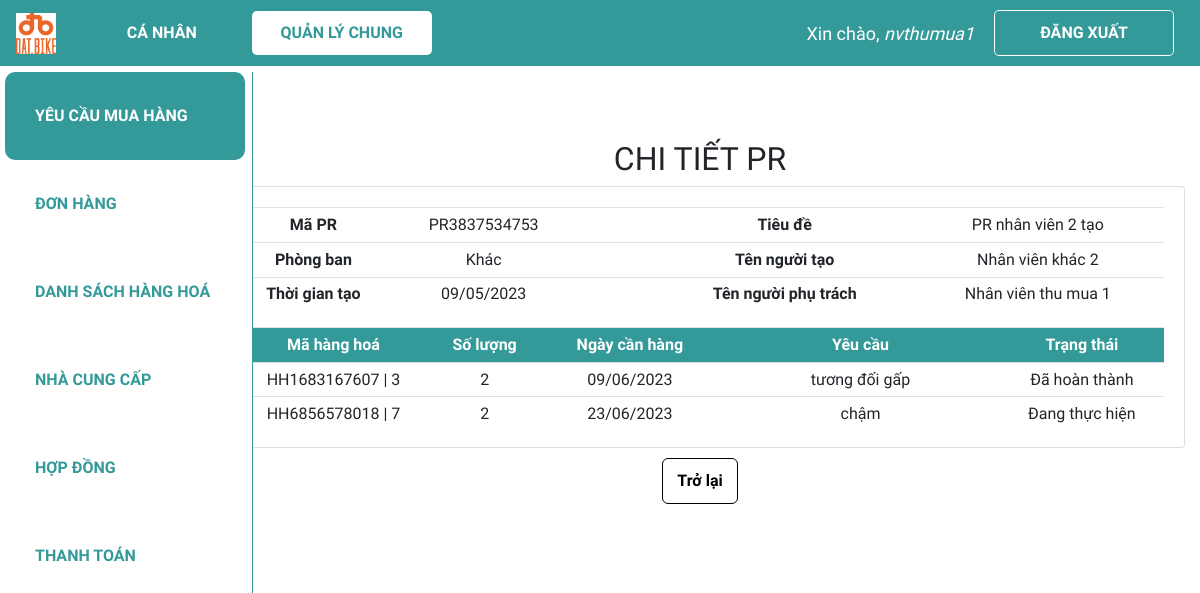
The page /xem_pr/PR3837534753 (signed in) on the database as committed earlier.
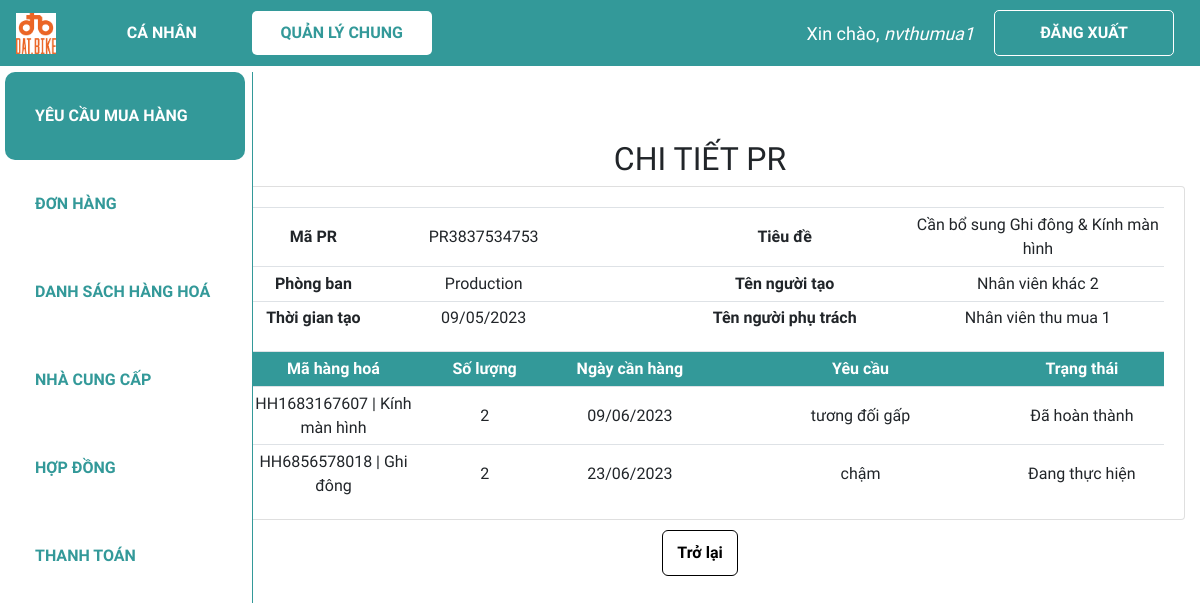
The same page on the database as committed later.
### web_core/models.py (models this page shows, shortened)
class PR(models.Model):
    danh_muc_trang_thai = (
        ('Chờ phân công', 'Chờ phân công'),
        ('Đang thực hiện', 'Đang thực hiện'),
        ('Đã hoàn thành', 'Đã hoàn thành'),
    )
    ma_PR = ShortUUIDField(
        verbose_name='Mã PR',
        length=10,
        max_length=12,
        prefix="PR",
        alphabet="0123456789",
        primary_key=True
    )
    ma_nhan_vien_tao = models.ForeignKey(NHANVIEN, on_delete = models.CASCADE, verbose_name = 'Mã nhân viên tạo', related_name = 'nv_tao_PR', blank=True, null=True)
    ma_nhan_vien_phu_trach = models.ForeignKey(NHANVIEN, on_delete = models.SET_NULL, verbose_name = 'Mã nhân viên phụ trách',  related_name = 'nv_phutrach_PR', blank=True, null=True)
    ngay_tao = models.DateTimeField('Ngày tạo', default = datetime.now)
    ngay_cap_nhat = models.DateField('Ngày cập nhật', default = datetime.now)
    ten_PR = models.CharField('Tên PR', max_length = 300)
    trang_thai = models.CharField('Trạng thái PR', max_length = 100, choices=danh_muc_trang_thai, default='Chờ phân công',blank=True, null=True)

class NHANVIEN(models.Model):
    danh_muc_phong_ban = (
        ('Thu mua', 'Thu mua'),
        ('Kho', 'Kho'),
        ('Kế toán', 'Kế toán'),
        ('R&D', 'R&D'),
        ('Production', 'Production'),
        ('Khác', 'Khác')
    )
    danh_muc_chuc_vu = (
        ('Quản lí', 'Quản lí'),
        ('Nhân viên', 'Nhân viên'),
    )
    user = models.OneToOneField(User, null=True, blank=True, on_delete=models.CASCADE)
    ma_NV = ShortUUIDField(
        verbose_name='Mã nhân viên',
        length=10,
        max_length=12,
        prefix="NV",
        alphabet="0123456789",
        primary_key=True
    )
    ho_ten = models.CharField('Họ tên', max_length = 100,blank=True, null=True)
    phong_ban = models.CharField('Phòng ban', max_length = 50, choices=danh_muc_phong_ban,blank=True, null=True)
    chuc_vu = models.CharField('Chức vụ', max_length = 50, choices=danh_muc_chuc_vu,blank=True, null=True)

class PR_HH(models.Model):
    danh_muc_trang_thai = (
        ('Chờ phân công', 'Chờ phân công'),
        ('Đang thực hiện', 'Đang thực hiện'),
        ('Đã hoàn thành', 'Đã hoàn thành'),
    )
    ma_PR = models.ForeignKey(PR, on_delete = models.CASCADE, verbose_name = 'Mã PR', blank=True, null=True)
    ma_hang_hoa = models.ForeignKey(HANGHOA, on_delete=models.SET_NULL, verbose_name = 'Mã hàng hoá',blank=True, null=True)
    so_luong = models.IntegerField('Số lượng', validators = [MinValueValidator(0)], default = 0)
    ngay_can_hang = models.DateField('Ngày cần hàng', editable = True, blank=True, null=True)
    ngay_cap_nhat = models.DateField('Ngày cập nhật', default = datetime.now)
    yeu_cau = models.CharField('Yêu cầu', max_length = 300, blank=True, null=True)
    trang_thai = models.CharField('Trạng thái PR', max_length = 100, choices=danh_muc_trang_thai, default='Chờ phân công',blank=True, null=True)

class HANGHOA(models.Model):
    ma_HH = ShortUUIDField(
        verbose_name='Mã hàng hoá',
        length=10,
        max_length=12,
        prefix="HH",
        alphabet="0123456789",
        primary_key=True
    )
    ten_hang_hoa = models.CharField('Tên hàng hoá', max_length = 100,blank=True, null=True)
    so_luong_ton = models.IntegerField('Số lượng tồn', validators = [MinValueValidator(0)], default = 0)
    def __str__(self):
        line = str(self.ma_HH) + ' | ' + self.ten_hang_hoa
        return line

### web_core/views.py (the view)
# urls.py: path('xem_pr/<str:ma_PR>', views.view_pr, name='quanli_xem_pr'),
@login_required(login_url='login')
def view_pr(request, ma_PR):
    if ma_PR is None:
        return redirect('/dspr')
    pr = PR.objects.get(ma_PR=ma_PR)
    pr_hhs = PR_HH.objects.filter(ma_PR = ma_PR)
    context = {'pr':pr, 'pr_hh':pr_hhs}
    return render(request,'web_core/view_pr.html', context)

### web_core/templatetags/index.py (called while the page is built)
@register.filter
def first_group_name(user):
    groups = user.groups.all()
    if groups:
        return groups[0].name
    return ''

### web_core/templates/web_core/view_pr.html (shortened to what this page needs)
{% extends 'web_core/main.html' %}
{% block content %}
<h2 class="table-title" style>CHI TIẾT PR</h2>
<div class="card card-body">
    <table class="table table-sm pr">
        <tr>
            <th class="mid-content">Mã PR</th>
            <td class="mid-content">{{pr.ma_PR}}</td>
            <th class="small-content"></th>
            <th class="large-content">Tiêu đề</th>
            <td class="large-content">{{pr.ten_PR}}</td>
        </tr>
        <tr>
            <th class="mid-content">Phòng ban</th>
            <td class="mid-content">{{pr.ma_nhan_vien_tao.phong_ban}}</td>
            <th class="small-content"></th>
            <th class="mid-content">Tên người tạo</th>
            <td class="mid-content">{{pr.ma_nhan_vien_tao.ho_ten}}</td>
        </tr>
        <tr>
            <th class="mid-content">Thời gian tạo</th>
            <td class="mid-content">{{pr.ngay_tao|date:"d/m/Y"}}</td>
            <th class="small-content"></th>
            <th class="mid-content">Tên người phụ trách</th>
            <td class="mid-content">{{pr.ma_nhan_vien_phu_trach.ho_ten}}</td>
        </tr>
    </table>
    <table class="table table-sm pr_hh">
        <tr class="table-head">
            <th class="mid-content">Mã hàng hoá</th>
            <th class="small-content">Số lượng</th>
            <th class="mid-content">Ngày cần hàng</th>
            <th class="large-content">Yêu cầu</th>
            <th class="mid-content">Trạng thái</th>
        </tr>
        {% for line in pr_hh %}
        <tr>
            <td class="mid-content">{{line.ma_hang_hoa}}</td>
            <td class="small-content">{{line.so_luong}}</td>
            <td class="mid-content">{{line.ngay_can_hang|date:"d/m/Y"}}</td>
            <td class="large-content">{{line.yeu_cau}}</td>
            <td class="mid-content">{{line.trang_thai}}</td>
        </tr>
        {% endfor %}
    </table>
</div>
<div class="form-btn">
    {% load index %}
    <a class='btn back-btn' href="{% url 'quanli_dspr' %}">Trở lại</a>
</div>
{% endblock %}

Rows that differ between the two databases and show on the page:
changed PR "PR3837534753": ten_PR "PR nhân viên 2 tạo" → "Cần bổ sung Ghi đông & Kính màn hình"; ma_nhan_vien_tao.phong_ban "Khác" → "Production"
changed through a linked row, PR_HH "tương đối gấp": ma_hang_hoa "HH1683167607 | 3" → "HH1683167607 | Kính màn hình"
changed through a linked row, PR_HH "chậm": ma_hang_hoa "HH6856578018 | 7" → "HH6856578018 | Ghi đông"
